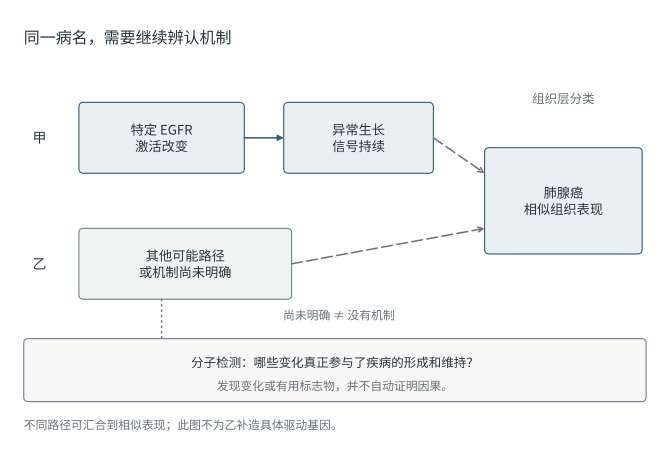

Reproduce this figure in Python.
"""F24: 相似疾病表现可以来自不同路径. Native semantic Artists; importing writes no files."""
from pathlib import Path
import sys
ROOT = Path(__file__).resolve().parents[1]
if str(ROOT) not in sys.path:
    sys.path.insert(0, str(ROOT))
from shared_shapes import Drawing


LAYOUT = {"height":116,"path_y":(81,49),"disease":(143,65)}


def build_figure():
    c = Drawing("F24",height=LAYOUT["height"])
    c.heading("title","同一病名，需要继续辨认机制",(6,106.5))
    c.text("patient.a","甲",(10,81),size=10)
    egfr=c.node("path.a.egfr","特定 EGFR\n激活改变",(41,81),w=42,h=18)
    signal=c.node("path.a.signal","异常生长\n信号持续",(91,81),w=38,h=18)
    c.edge("path.a.signal_propagation",egfr["right"],signal["left"],kind="process",source="path.a.egfr",target="path.a.signal")
    c.text("patient.b","乙",(10,49),size=10)
    unknown=c.node("path.b.unknown","其他可能路径\n或机制尚未明确",(47,49),w=54,h=18,color="secondary")
    disease=c.node("disease.shared","肺腺癌\n相似组织表现",LAYOUT["disease"],w=40,h=27)
    c.edge("convergence.a",signal["right"],(123,72),kind="conditional",source="path.a.signal",target="disease.shared")
    c.edge("convergence.b",unknown["right"],(123,58),kind="conditional",source="path.b.unknown",target="disease.shared")
    c.text("classification.label","组织层分类",(143,91),size=9,color="muted")
    c.text("unknown.boundary","尚未明确 ≠ 没有机制",(86,36),size=8.5,color="muted")
    c.rect("measurement.boundary",(6,14),158,16,color="supplement",weight=.06)
    c.text("measurement.question","分子检测：哪些变化真正参与了疾病的形成和维持？",(85,24),size=9)
    c.text("measurement.caution","发现变化或有用标志物，并不自动证明因果。",(85,18),size=8.5,color="muted")
    c.edge("measurement.port",(41,40),(41,30),kind="observe",source="path.b.unknown",target="measurement.boundary")
    c.note("不同路径可汇合到相似表现；此图不为乙补造具体驱动基因。",y=8)
    return c.result()


def main():
    from production_utils import export_figure
    result = build_figure()
    fig = result.figure
    OUT = Path(__file__).resolve().parent
    fig.savefig(OUT / "F24_converging_disease_paths.pdf", metadata={"CreationDate": None, "ModDate": None})
    return export_figure(result, ROOT, OUT / "F24_converging_disease_paths.pdf")


if __name__ == "__main__":
    main()
